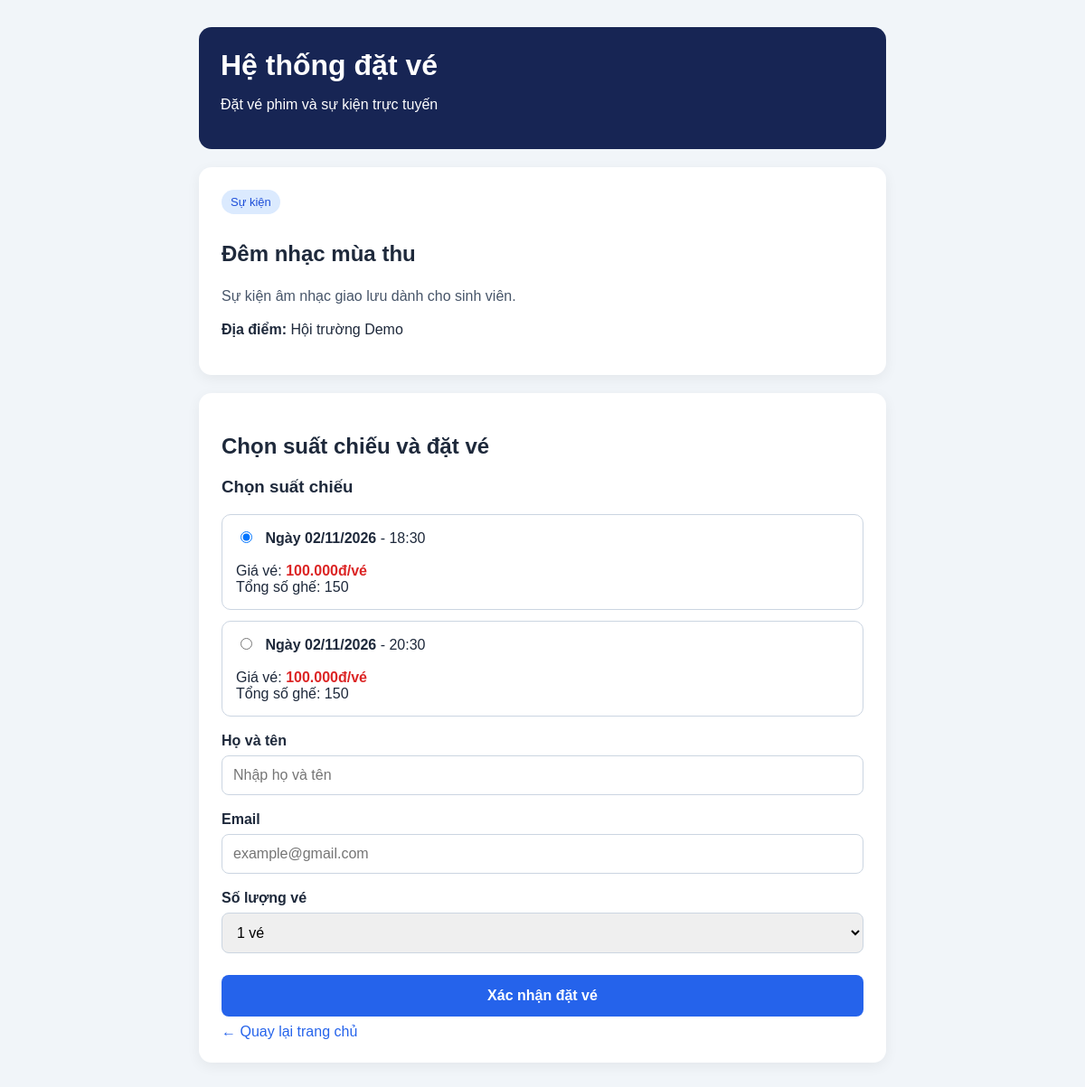
Screenshot of /app/booking.php?id=2 with the database file from the repository.
### tables this page shows
CREATE TABLE IF NOT EXISTS events (
    id INT AUTO_INCREMENT PRIMARY KEY,
    title VARCHAR(200) NOT NULL,
    event_type ENUM('movie', 'event') NOT NULL DEFAULT 'movie',
    description TEXT,
    location VARCHAR(255),
    image_url VARCHAR(500),
    created_at TIMESTAMP DEFAULT CURRENT_TIMESTAMP
);

CREATE TABLE IF NOT EXISTS showtimes (
    id INT AUTO_INCREMENT PRIMARY KEY,
    event_id INT NOT NULL,
    show_date DATE NOT NULL,
    show_time TIME NOT NULL,
    ticket_price DECIMAL(10,2) NOT NULL DEFAULT 0,
    total_seats INT NOT NULL DEFAULT 100,
    FOREIGN KEY (event_id) REFERENCES events(id)
        ON DELETE CASCADE
);

### app/booking.php (the view, shortened to what this page needs)
<?php
require_once __DIR__ . '/db.php';
$eventId = filter_input(INPUT_GET, 'id', FILTER_VALIDATE_INT);
$stmt = $pdo->prepare(
    "SELECT id, title, event_type, description, location
     FROM events
     WHERE id = :id"
);
$stmt->execute(['id' => $eventId]);
$event = $stmt->fetch();
$stmt = $pdo->prepare(
    "SELECT id, show_date, show_time, ticket_price, total_seats
     FROM showtimes
     WHERE event_id = :event_id
       AND show_date >= CURDATE()
     ORDER BY show_date ASC, show_time ASC"
);
$stmt->execute(['event_id' => $eventId]);
$showtimes = $stmt->fetchAll();
function e($value)
{
    return htmlspecialchars((string)$value, ENT_QUOTES, 'UTF-8');
}
?>
<!DOCTYPE html>
<html lang="vi">
<head>
</head>
<body>
<div class="container">
    <div class="header">
        <h1>Hệ thống đặt vé</h1>
        <p>Đặt vé phim và sự kiện trực tuyến</p>
    </div>
    <div class="card">
        <span class="type">
            <?= $event['event_type'] === 'movie' ? 'Phim chiếu rạp' : 'Sự kiện' ?>
        </span>
        <h2><?= e($event['title']) ?></h2>
        <p class="description">
            <?= nl2br(e($event['description'])) ?>
        </p>
        <p>
            <strong>Địa điểm:</strong>
            <?= e($event['location']) ?>
        </p>
    </div>
    <div class="card">
        <h2>Chọn suất chiếu và đặt vé</h2>
        <?php if (count($showtimes) > 0): ?>
            <form action="process-booking.php" method="POST">
                <h3>Chọn suất chiếu</h3>
                <?php foreach ($showtimes as $index => $showtime): ?>
                    <label class="showtime">
                        <input
                            type="radio"
                            name="showtime_id"
                            value="<?= (int)$showtime['id'] ?>"
                            required
                            <?= $index === 0 ? 'checked' : '' ?>
                        >
                        <strong>
                            Ngày <?= e(date('d/m/Y', strtotime($showtime['show_date']))) ?>
                        </strong>
                        - <?= e(substr($showtime['show_time'], 0, 5)) ?>
                        <br><br>
                        Giá vé:
                        <span class="price">
                            <?= number_format((float)$showtime['ticket_price'], 0, ',', '.') ?>đ/vé
                        </span>
                        <br>
                        Tổng số ghế:
                        <?= (int)$showtime['total_seats'] ?>
                    </label>
                <?php endforeach; ?>
                <div class="field">
                    <label for="customer_name">Họ và tên</label>
                    <input
                        type="text"
                        id="customer_name"
                        name="customer_name"
                        maxlength="100"
                        required
                        placeholder="Nhập họ và tên"
                    >
                </div>
                <div class="field">
                    <label for="customer_email">Email</label>
                    <input
                        type="email"
                        id="customer_email"
                        name="customer_email"
                        maxlength="190"
                        required
                        placeholder="example@gmail.com"
                    >
                </div>
                <div class="field">
                    <label for="seat_count">Số lượng vé</label>
                    <select id="seat_count" name="seat_count" required>
                        <?php for ($i = 1; $i <= 10; $i++): ?>
                            <option value="<?= $i ?>">
                                <?= $i ?> vé
                            </option>
                        <?php endfor; ?>
                    </select>
                </div>
                <button type="submit" class="submit-btn">
                    Xác nhận đặt vé
                </button>
            </form>
        <?php else: ?>
            <div class="notice">
                Hiện chưa có suất chiếu trong tương lai cho phim hoặc sự kiện này.
            </div>
        <?php endif; ?>
        <a class="back" href="index.php">
            ← Quay lại trang chủ
        </a>
    </div>
</div>
</body>
</html>

### app/booking.php (style rules this page uses)
* { box-sizing: border-box; }
body { margin: 0; padding: 30px 15px; font-family: Arial, sans-serif; background: #f1f5f9; color: #1e293b; }
.container { max-width: 760px; margin: 0 auto; }
.header { padding: 24px; border-radius: 14px; background: #172554; color: white; margin-bottom: 20px; }
.header h1 { margin: 0 0 8px; }
.card { padding: 25px; margin-bottom: 20px; background: white; border-radius: 14px; box-shadow: 0 4px 15px rgba(0, 0, 0, 0.06); }
.type { display: inline-block; padding: 6px 10px; border-radius: 20px; background: #dbeafe; color: #1d4ed8; font-size: 13px; margin-bottom: 10px; }
.description { color: #475569; line-height: 1.6; }
.showtime { display: block; padding: 15px; margin: 12px 0; border: 1px solid #cbd5e1; border-radius: 10px; cursor: pointer; }
.showtime input { margin-right: 10px; }
.price { color: #dc2626; font-weight: bold; }
.field { margin-top: 18px; }
.field label { display: block; margin-bottom: 7px; font-weight: bold; }
.field input, .field select { width: 100%; padding: 12px; border: 1px solid #cbd5e1; border-radius: 8px; font-size: 16px; }
.submit-btn { display: block; width: 100%; margin-top: 24px; padding: 14px; border: none; border-radius: 8px; background: #2563eb; color: white; font-size: 16px; font-weight: bold; cursor: pointer; }
.back { display: inline-block; margin-top: 8px; color: #2563eb; text-decoration: none; }

### rows the page displays
events: title "Đêm nhạc mùa thu", description "Sự kiện âm nhạc giao lưu dành cho sinh viên.", location "Hội trường Demo"
showtimes: show_date "02/11/2026", show_time "18:30", ticket_price "100.000", total_seats "150"
showtimes: show_date "02/11/2026", show_time "20:30", ticket_price "100.000", total_seats "150"

### other values shown
form field seat_count "1 vé"
